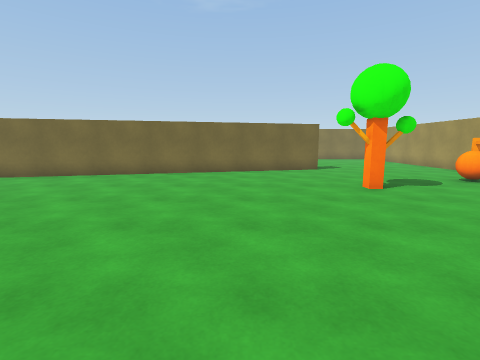
[1] (above)

21 first-person views from a walk through a scene from a Unity 3-D project. The camera is 1.3 m above the floor, tilts 8° down and sees 85° across. The floor is counted in squares, 1 m on a side. Each view is taken from the middle of a square. On the plan, view 1 faces up. The plan holds only what a view shows up to about 13 squares ahead; the rest is blank. The place goes on beyond the plan.

[2]
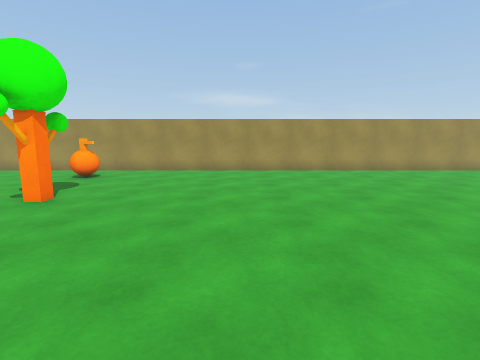

[3]
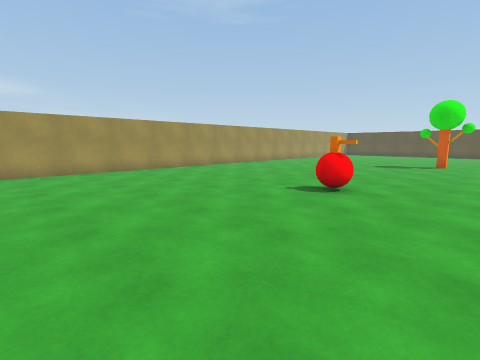

[4]
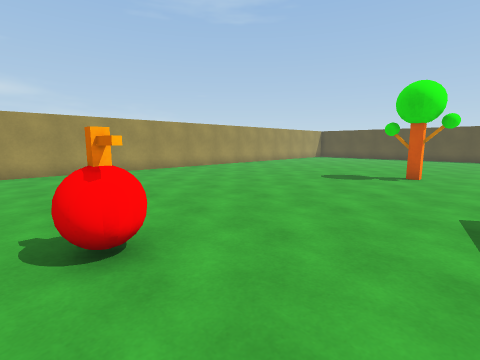

[5]
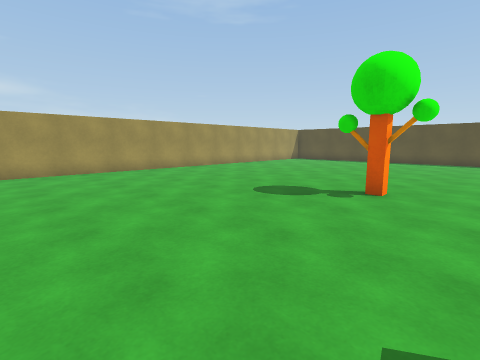

[6]
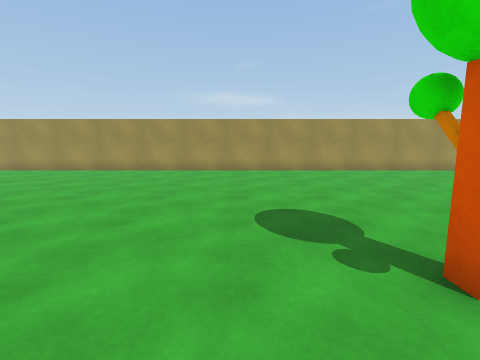

[7]
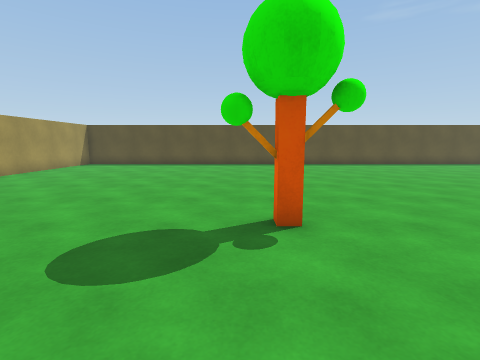

[8]
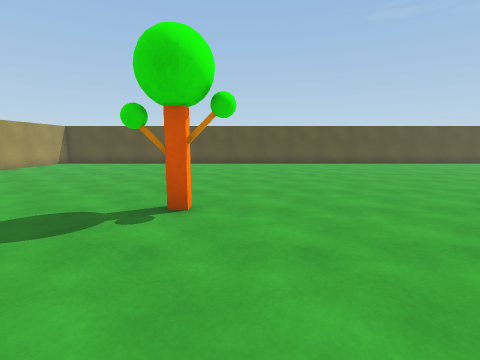

[9]
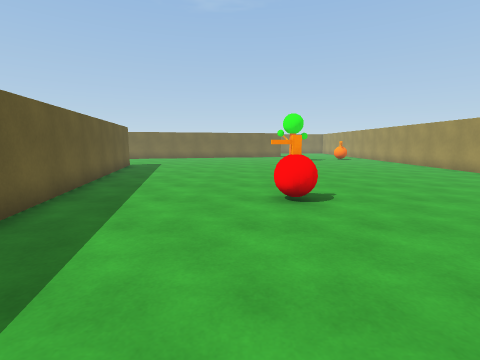

[10]
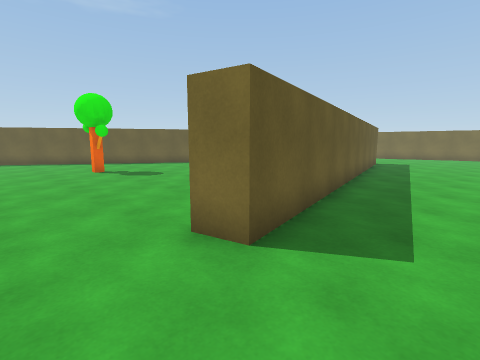

[11]
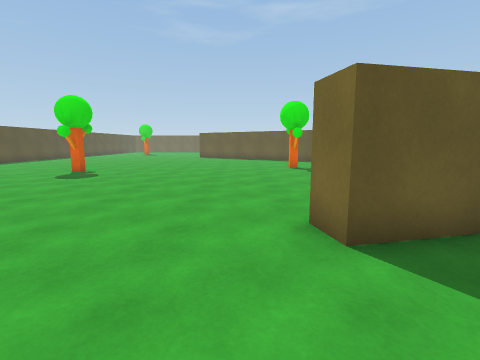

[12]
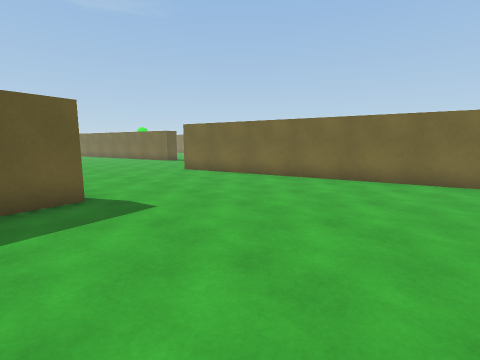

[13]
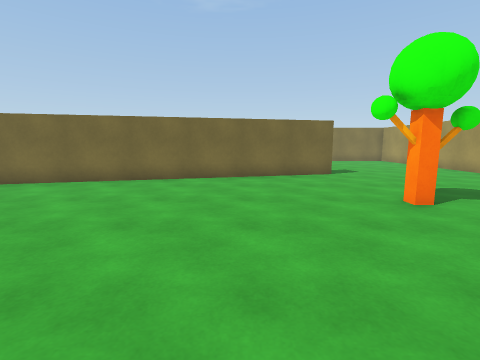

[14]
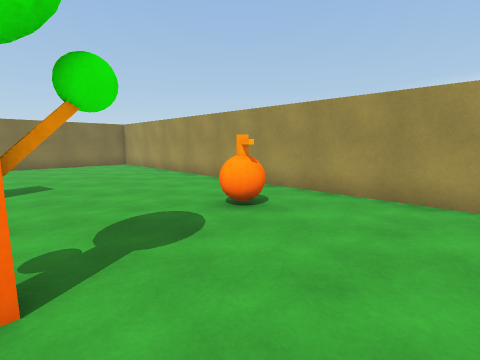

[15]
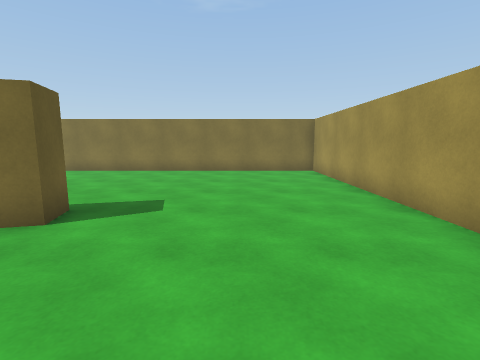

[16]
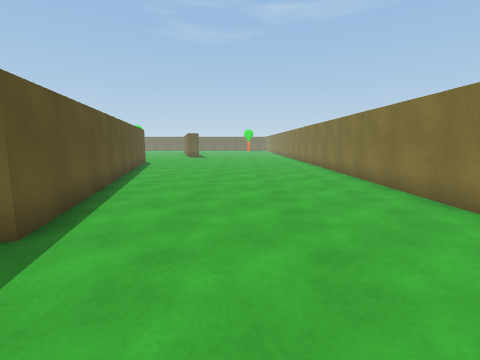

[17]
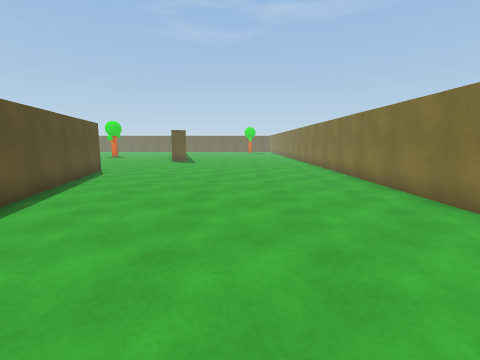

[18]
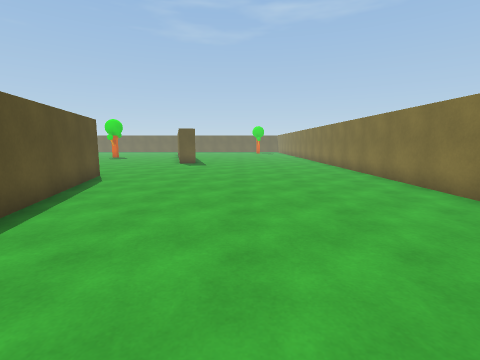

[19]
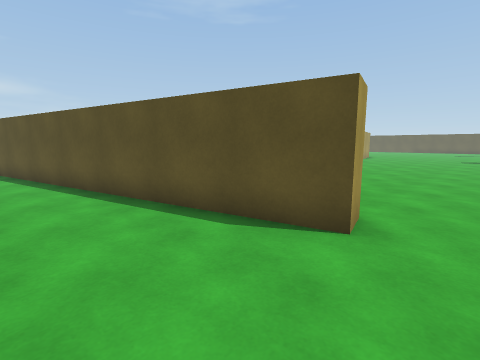

[20]
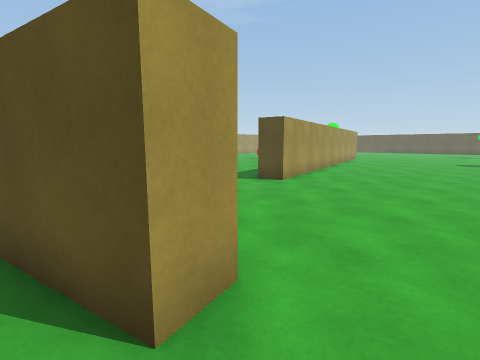

[21]
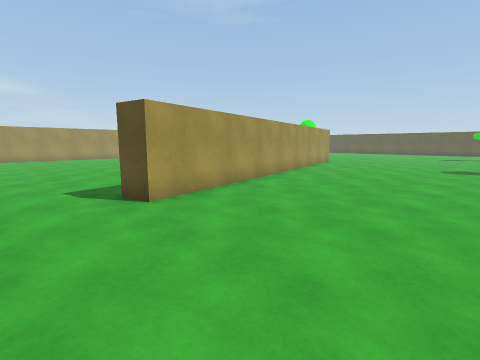

### Floor plan
Points are (right, up) in squares from view 1. A wall is a line through its corners. A room is listed if a view was taken in it or the views show most of it. See-through windows are left out.
Room 1 (views 1, 2, 3, 4, 5, 6, 7, 8, 9, 10, 11, 12, 13, 14, 15, 16, 17, 18, 19, 20, 21)
walls: (-5.6, -5.3) (-7.6, 3.4) (-6.6, 3.6) (-3.2, -11.6) (-4.2, -11.9); (-11.3, 9.3) (-11.6, 10.3) (3.6, 14) (3.9, 13.1) (-11.3, 9.3); (10.5, -25.1) (10.5, 21.4) (-13.5, 21.4)
objects: tree (-13, -21) to (-11, -21); tree (-13, -10); tree (0, -16) to (1, -16); other object (1, -6) to (2, -6); tree (3, 8) to (5, 8); other object (8, 9)

Where each view was taken, in squares from view 1:
view 1: 0 up, 0 right, facing up
view 2: 3 up, 2 left, facing right
view 3: 1 up, 2 left, facing down-right
view 4: 5 down, 2 left, facing down-right
view 5: 9 down, 2 left, facing down-right
view 6: 14 down, 2 left, facing right
view 7: 12 down, 1 right, facing down
view 8: 11 down, 1 left, facing down
view 9: 12 down, 0 right, facing up
view 10: 14 down, 1 left, facing up-left
view 11: 13 down, 0 right, facing left
view 12: 2 up, 0 right, facing up-left
view 13: 2 up, 0 right, facing up
view 14: 5 up, 4 right, facing up-right
view 15: 9 up, 7 right, facing up
view 16: 17 up, 7 right, facing left
view 17: 17 up, 1 right, facing left
view 18: 16 up, 1 left, facing left
view 19: 14 up, 13 left, facing down-right
view 20: 11 up, 13 left, facing down-right
view 21: 6 up, 13 left, facing down-right
